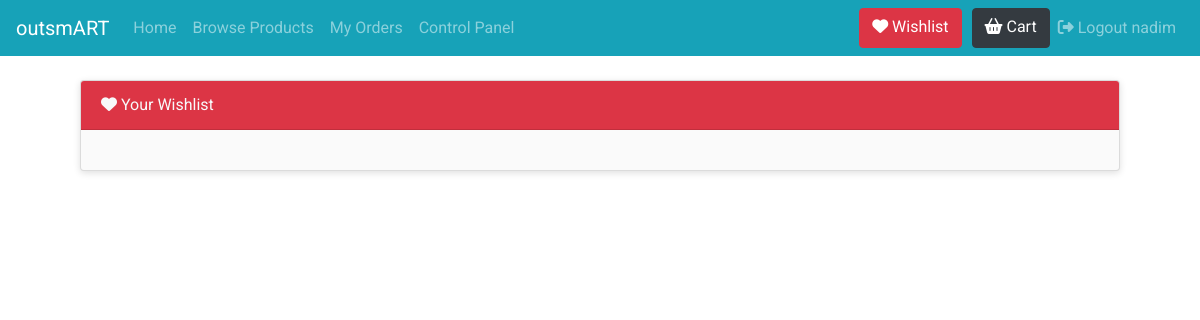
Page /products/wishlist (signed in) on the earlier database version.
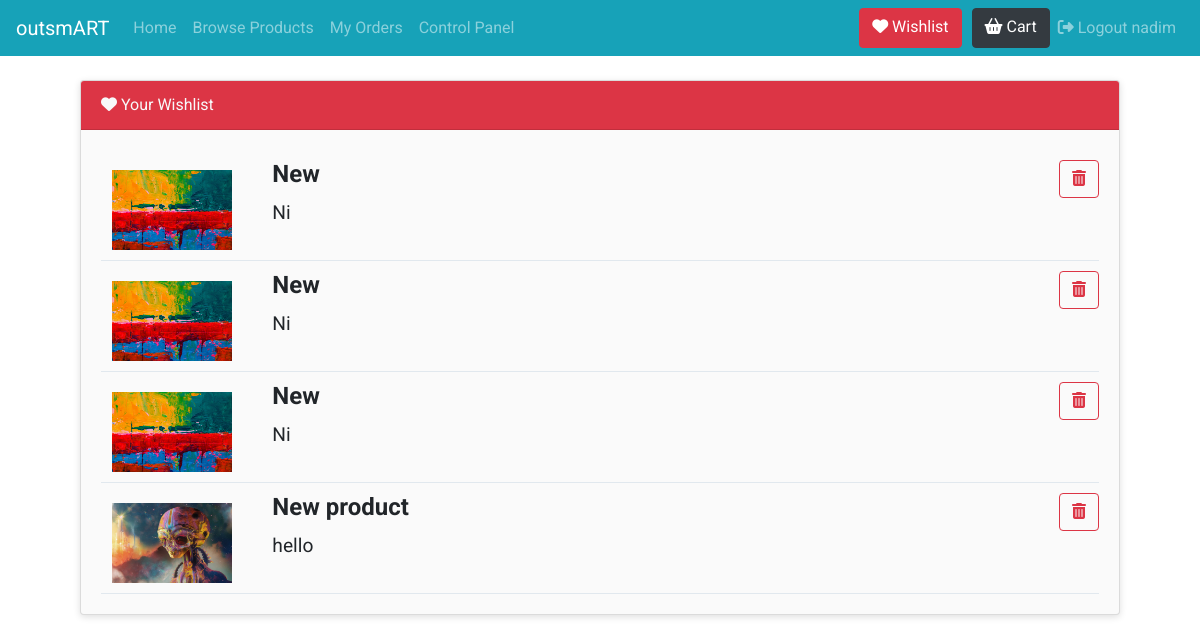
Same page on the later database version.
### products/models.py (models this page shows, shortened)
class Wishlist(models.Model):
    owner = models.ForeignKey(User, on_delete=models.CASCADE)
    product = models.ForeignKey(ProductPost, on_delete=models.CASCADE)

class ProductPost(models.Model):
    owner = models.ForeignKey(User, on_delete=models.CASCADE)
    title = models.CharField(max_length=100)
    summary = models.TextField(max_length=200,default="No Summary")
    descrip = models.TextField(max_length=10000)
    stock = models.IntegerField(default=0)
    tags = models.CharField(max_length=10000)
    image = models.FileField()
    created = models.DateTimeField(auto_now_add=True)
    price = models.DecimalField(max_digits=10, decimal_places=2)
    rating =  models.IntegerField(default=0,
        validators=[
            MaxValueValidator(10),
            MinValueValidator(0)
        ])
    sold = models.IntegerField(default=0)
    revenue = models.DecimalField(default=0,max_digits=10, decimal_places=2)

### products/views.py (the view)
# urls.py: path('wishlist', views.my_wishlist, name='wishlist'),
@login_required
def my_wishlist(request):
    context = {'products': Wishlist.objects.filter(owner=request.user)}
    return render(request,'products/wishlist.html',context)

### templates/products/wishlist.html (shortened to what this page needs)
{% extends 'base.html' %}
{% block content %}
{% load static %}
<link rel="stylesheet" href="{% static 'products/productstyle.css' %}" type="text/css">
<div class="container">
    <div class="card shopping-cart">
             <div class="card-header bg-danger text-light">
                 <i class="fas fa-heart" aria-hidden="true"></i>
                 Your Wishlist
             </div>
             <div class="card-body">
                {% for p in products %}
                     <div class="wishProduct">
                        <div class="row">
                            <div class="col-12 col-sm-12 col-md-2 text-center">
                                    <img class="img-responsive" src="{{p.product.image.url}}" alt="prewiew" width="120" height="80">
                            </div>
                            <div class="col-12 text-sm-center col-sm-12 text-md-left col-md-6">
                                <h4 class="product-name"><strong>{{p.product.title}}</strong></h4>
                                <h4>
                                    <small>{{p.product.summary}}</small>
                                </h4>
                            </div>
                            <div class="col-md-4 text-right">
                                <button type="button" class="btn btn-outline-danger btn-xs">
                                    <i class="fa fa-trash" aria-hidden="true"></i>
                                </button>
                            </div>
                        </div>
                     </div>
                {% endfor %}
             </div>
         </div>
 </div>
{% endblock %}

### templates/base.html (shortened to what this page needs)
{% load static %}
<!DOCTYPE html>
<html lang="en">
<head>
    <link rel="stylesheet" href="https://stackpath.bootstrapcdn.com/bootstrap/4.4.1/css/bootstrap.min.css">
    <link rel="stylesheet" href="{% static 'products/bootstrap-tagsinput.css' %}" type="text/css">
    <link rel="stylesheet" href="{% static 'style.css' %}" type="text/css">
</head>
<body>
    {% include 'partials/_navbar.html' %}
    <div class="container">
                {% block content %}{% endblock %}
    </div>
</body>
</html>

### templates/partials/_navbar.html (shortened to what this page needs)
<nav class="navbar navbar-expand-lg navbar-dark bg-info text-white mb-4">
    <a class="navbar-brand" href="#">outsmART</a>
    <div class="collapse navbar-collapse" id="navbarNavAltMarkup">
      <div class="navbar-nav">
        <a class="nav-item nav-link" href="{% url 'pages:index' %}">Home</a>
        <a class="nav-item nav-link" href="{% url 'products:browse' %}">Browse Products</a>
        {% if user.is_authenticated %}
        <a class="nav-item nav-link" href="#">My Orders</a>
        <div class= "nav-item nav-link" >
          <div class="dropdown">
            <div class="dropbtn"> Control Panel</div>
          </div>
        </div>
        {% endif %}
      </div>
    </div>
    {% if user.is_authenticated %}
    <div class="navbar-nav">
      <a class="btn btn-danger" style="margin-right: 10px;"  href="{% url 'products:wishlist' %}"><i class="fas fa-heart"></i> Wishlist</a>
      <a class="btn btn-dark" href="{% url 'products:cart' %}"> <i class="fas fa-shopping-basket"></i> Cart</a>
      <a class="nav-item nav-link" href="{% url 'account:logout' %}"><i class="fas fa-sign-out-alt"></i> Logout {{user.username}}</a>
    </div>
    {% else %}
    <div class="navbar-nav">
        <a class="nav-item nav-link" href="{% url 'account:login' %}">Login</a>
        <a class="nav-item nav-link" href="{% url 'account:signup' %}">Register</a>
    </div>
    {% endif %}
</nav>

### static/style.css (style rules this page uses)
* { -webkit-box-sizing: border-box; box-sizing: border-box; margin: 0; padding: 0; }
body { font-family: 'Roboto', sans-serif; }
a { text-decoration: none; }
.dropbtn { background-color: transparent; border: none; }
.dropdown { position: relative; display: inline-block; }

### static/products/productstyle.css (style rules this page uses)
.shopping-cart { margin: 20px; box-shadow: 0 2px 7px #dfdfdf; background: #fafafa; }
.shopping-cart img { margin: 10px; }
.wishProduct { margin-top: 10px; border-bottom: 1px solid #E1E8EE; }

Differences in the rows shown:
added Wishlist: product.image (picture), product "New", product.summary "Ni"
added Wishlist: product.image (picture), product "New", product.summary "Ni"
added Wishlist: product.image (picture), product "New", product.summary "Ni"
added Wishlist: product.image (picture), product "New product", product.summary "hello"
